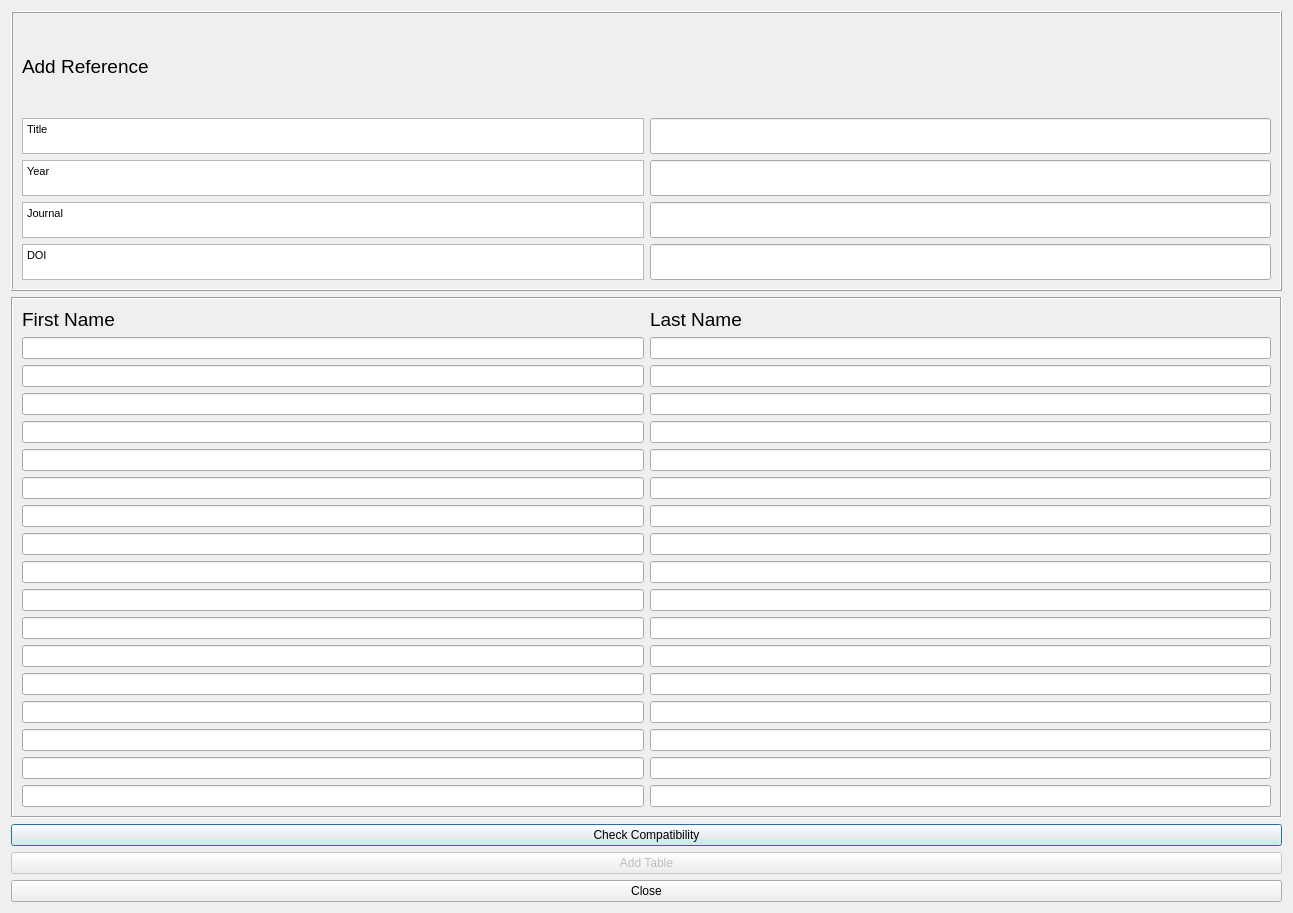
<?xml version="1.0" encoding="UTF-8"?>
<ui version="4.0">
 <class>Dialog</class>
 <widget class="QDialog" name="Dialog">
  <property name="geometry">
   <rect>
    <x>0</x>
    <y>0</y>
    <width>1293</width>
    <height>913</height>
   </rect>
  </property>
  <property name="windowTitle">
   <string>Dialog</string>
  </property>
  <layout class="QGridLayout" name="gridLayout_3">
   <item row="0" column="0">
    <widget class="QFrame" name="frame1">
     <property name="frameShape">
      <enum>QFrame::Box</enum>
     </property>
     <property name="frameShadow">
      <enum>QFrame::Raised</enum>
     </property>
     <layout class="QGridLayout" name="gridLayout_2">
      <item row="0" column="0">
       <widget class="QLabel" name="label_42">
        <property name="text">
         <string>&lt;!DOCTYPE HTML PUBLIC &quot;-//W3C//DTD HTML 4.0//EN&quot; &quot;http://www.w3.org/TR/REC-html40/strict.dtd&quot;&gt;
&lt;html&gt;&lt;head&gt;&lt;meta name=&quot;qrichtext&quot; content=&quot;1&quot; /&gt;&lt;style type=&quot;text/css&quot;&gt;
p, li { white-space: pre-wrap; }
&lt;/style&gt;&lt;/head&gt;&lt;body style=&quot; font-family:'MS Shell Dlg 2'; font-size:8pt; font-weight:400; font-style:normal;&quot;&gt;
&lt;p style=&quot; margin-top:0px; margin-bottom:0px; margin-left:0px; margin-right:0px; -qt-block-indent:0; text-indent:0px;&quot;&gt;&lt;span style=&quot; font-size:14pt;&quot;&gt;Add Reference&lt;/span&gt;&lt;/p&gt;&lt;/body&gt;&lt;/html&gt;</string>
        </property>
       </widget>
      </item>
      <item row="1" column="0">
       <widget class="QTextBrowser" name="textBrowser_Surface">
        <property name="sizePolicy">
         <sizepolicy hsizetype="Expanding" vsizetype="Fixed">
          <horstretch>0</horstretch>
          <verstretch>0</verstretch>
         </sizepolicy>
        </property>
        <property name="maximumSize">
         <size>
          <width>16777215</width>
          <height>36</height>
         </size>
        </property>
        <property name="html">
         <string>&lt;!DOCTYPE HTML PUBLIC &quot;-//W3C//DTD HTML 4.0//EN&quot; &quot;http://www.w3.org/TR/REC-html40/strict.dtd&quot;&gt;
&lt;html&gt;&lt;head&gt;&lt;meta name=&quot;qrichtext&quot; content=&quot;1&quot; /&gt;&lt;style type=&quot;text/css&quot;&gt;
p, li { white-space: pre-wrap; }
&lt;/style&gt;&lt;/head&gt;&lt;body style=&quot; font-family:'MS Shell Dlg 2'; font-size:12pt; font-weight:400; font-style:normal;&quot;&gt;
&lt;p style=&quot; margin-top:0px; margin-bottom:0px; margin-left:0px; margin-right:0px; -qt-block-indent:0; text-indent:0px;&quot;&gt;&lt;span style=&quot; font-size:8pt;&quot;&gt;Title&lt;/span&gt;&lt;/p&gt;&lt;/body&gt;&lt;/html&gt;</string>
        </property>
       </widget>
      </item>
      <item row="4" column="0">
       <widget class="QTextBrowser" name="textBrowserOrig_2">
        <property name="sizePolicy">
         <sizepolicy hsizetype="Expanding" vsizetype="Fixed">
          <horstretch>0</horstretch>
          <verstretch>0</verstretch>
         </sizepolicy>
        </property>
        <property name="maximumSize">
         <size>
          <width>16777215</width>
          <height>36</height>
         </size>
        </property>
        <property name="html">
         <string>&lt;!DOCTYPE HTML PUBLIC &quot;-//W3C//DTD HTML 4.0//EN&quot; &quot;http://www.w3.org/TR/REC-html40/strict.dtd&quot;&gt;
&lt;html&gt;&lt;head&gt;&lt;meta name=&quot;qrichtext&quot; content=&quot;1&quot; /&gt;&lt;style type=&quot;text/css&quot;&gt;
p, li { white-space: pre-wrap; }
&lt;/style&gt;&lt;/head&gt;&lt;body style=&quot; font-family:'MS Shell Dlg 2'; font-size:12pt; font-weight:400; font-style:normal;&quot;&gt;
&lt;p style=&quot; margin-top:0px; margin-bottom:0px; margin-left:0px; margin-right:0px; -qt-block-indent:0; text-indent:0px;&quot;&gt;&lt;span style=&quot; font-size:8pt;&quot;&gt;DOI&lt;/span&gt;&lt;/p&gt;&lt;/body&gt;&lt;/html&gt;</string>
        </property>
       </widget>
      </item>
      <item row="2" column="1">
       <widget class="QgsFilterLineEdit" name="textEditYear">
        <property name="maximumSize">
         <size>
          <width>16777215</width>
          <height>36</height>
         </size>
        </property>
        <property name="inputMethodHints">
         <set>Qt::ImhNone</set>
        </property>
        <property name="qgisRelation" stdset="0">
         <string notr="true"/>
        </property>
       </widget>
      </item>
      <item row="3" column="0">
       <widget class="QTextBrowser" name="textBrowserOrig">
        <property name="sizePolicy">
         <sizepolicy hsizetype="Expanding" vsizetype="Fixed">
          <horstretch>0</horstretch>
          <verstretch>0</verstretch>
         </sizepolicy>
        </property>
        <property name="maximumSize">
         <size>
          <width>16777215</width>
          <height>36</height>
         </size>
        </property>
        <property name="html">
         <string>&lt;!DOCTYPE HTML PUBLIC &quot;-//W3C//DTD HTML 4.0//EN&quot; &quot;http://www.w3.org/TR/REC-html40/strict.dtd&quot;&gt;
&lt;html&gt;&lt;head&gt;&lt;meta name=&quot;qrichtext&quot; content=&quot;1&quot; /&gt;&lt;style type=&quot;text/css&quot;&gt;
p, li { white-space: pre-wrap; }
&lt;/style&gt;&lt;/head&gt;&lt;body style=&quot; font-family:'MS Shell Dlg 2'; font-size:12pt; font-weight:400; font-style:normal;&quot;&gt;
&lt;p style=&quot; margin-top:0px; margin-bottom:0px; margin-left:0px; margin-right:0px; -qt-block-indent:0; text-indent:0px;&quot;&gt;&lt;span style=&quot; font-size:8pt;&quot;&gt;Journal&lt;/span&gt;&lt;/p&gt;&lt;/body&gt;&lt;/html&gt;</string>
        </property>
       </widget>
      </item>
      <item row="1" column="1">
       <widget class="QgsFilterLineEdit" name="textEditTitle">
        <property name="maximumSize">
         <size>
          <width>16777215</width>
          <height>36</height>
         </size>
        </property>
        <property name="inputMethodHints">
         <set>Qt::ImhNone</set>
        </property>
        <property name="qgisRelation" stdset="0">
         <string notr="true"/>
        </property>
       </widget>
      </item>
      <item row="2" column="0">
       <widget class="QTextBrowser" name="textBrowserDesc">
        <property name="sizePolicy">
         <sizepolicy hsizetype="Expanding" vsizetype="Fixed">
          <horstretch>0</horstretch>
          <verstretch>0</verstretch>
         </sizepolicy>
        </property>
        <property name="maximumSize">
         <size>
          <width>16777215</width>
          <height>36</height>
         </size>
        </property>
        <property name="html">
         <string>&lt;!DOCTYPE HTML PUBLIC &quot;-//W3C//DTD HTML 4.0//EN&quot; &quot;http://www.w3.org/TR/REC-html40/strict.dtd&quot;&gt;
&lt;html&gt;&lt;head&gt;&lt;meta name=&quot;qrichtext&quot; content=&quot;1&quot; /&gt;&lt;style type=&quot;text/css&quot;&gt;
p, li { white-space: pre-wrap; }
&lt;/style&gt;&lt;/head&gt;&lt;body style=&quot; font-family:'MS Shell Dlg 2'; font-size:12pt; font-weight:400; font-style:normal;&quot;&gt;
&lt;p style=&quot; margin-top:0px; margin-bottom:0px; margin-left:0px; margin-right:0px; -qt-block-indent:0; text-indent:0px;&quot;&gt;&lt;span style=&quot; font-size:8pt;&quot;&gt;Year&lt;/span&gt;&lt;/p&gt;&lt;/body&gt;&lt;/html&gt;</string>
        </property>
       </widget>
      </item>
      <item row="3" column="1">
       <widget class="QgsFilterLineEdit" name="textEditJournal">
        <property name="maximumSize">
         <size>
          <width>16777215</width>
          <height>36</height>
         </size>
        </property>
        <property name="qgisRelation" stdset="0">
         <string notr="true"/>
        </property>
       </widget>
      </item>
      <item row="4" column="1">
       <widget class="QgsFilterLineEdit" name="textEditDOI">
        <property name="maximumSize">
         <size>
          <width>16777215</width>
          <height>36</height>
         </size>
        </property>
        <property name="qgisRelation" stdset="0">
         <string notr="true"/>
        </property>
       </widget>
      </item>
     </layout>
    </widget>
   </item>
   <item row="1" column="0">
    <widget class="QFrame" name="frame">
     <property name="frameShape">
      <enum>QFrame::Box</enum>
     </property>
     <property name="frameShadow">
      <enum>QFrame::Sunken</enum>
     </property>
     <layout class="QGridLayout" name="gridLayout">
      <item row="0" column="1">
       <widget class="QLabel" name="label_2">
        <property name="font">
         <font>
          <pointsize>14</pointsize>
         </font>
        </property>
        <property name="frameShape">
         <enum>QFrame::NoFrame</enum>
        </property>
        <property name="frameShadow">
         <enum>QFrame::Sunken</enum>
        </property>
        <property name="text">
         <string>Last Name</string>
        </property>
       </widget>
      </item>
      <item row="0" column="0">
       <widget class="QLabel" name="label">
        <property name="font">
         <font>
          <pointsize>14</pointsize>
         </font>
        </property>
        <property name="text">
         <string>First Name</string>
        </property>
       </widget>
      </item>
      <item row="1" column="1">
       <widget class="QgsFilterLineEdit" name="textEditLN0_0">
        <property name="maximumSize">
         <size>
          <width>16777215</width>
          <height>36</height>
         </size>
        </property>
        <property name="qgisRelation" stdset="0">
         <string notr="true"/>
        </property>
       </widget>
      </item>
      <item row="2" column="1">
       <widget class="QgsFilterLineEdit" name="textEditLN0_1">
        <property name="maximumSize">
         <size>
          <width>16777215</width>
          <height>36</height>
         </size>
        </property>
        <property name="qgisRelation" stdset="0">
         <string notr="true"/>
        </property>
       </widget>
      </item>
      <item row="3" column="1">
       <widget class="QgsFilterLineEdit" name="textEditLN0_2">
        <property name="maximumSize">
         <size>
          <width>16777215</width>
          <height>36</height>
         </size>
        </property>
        <property name="qgisRelation" stdset="0">
         <string notr="true"/>
        </property>
       </widget>
      </item>
      <item row="4" column="1">
       <widget class="QgsFilterLineEdit" name="textEditLN0_3">
        <property name="maximumSize">
         <size>
          <width>16777215</width>
          <height>36</height>
         </size>
        </property>
        <property name="qgisRelation" stdset="0">
         <string notr="true"/>
        </property>
       </widget>
      </item>
      <item row="5" column="1">
       <widget class="QgsFilterLineEdit" name="textEditLN0_4">
        <property name="maximumSize">
         <size>
          <width>16777215</width>
          <height>36</height>
         </size>
        </property>
        <property name="qgisRelation" stdset="0">
         <string notr="true"/>
        </property>
       </widget>
      </item>
      <item row="6" column="1">
       <widget class="QgsFilterLineEdit" name="textEditLN0_5">
        <property name="maximumSize">
         <size>
          <width>16777215</width>
          <height>36</height>
         </size>
        </property>
        <property name="qgisRelation" stdset="0">
         <string notr="true"/>
        </property>
       </widget>
      </item>
      <item row="7" column="1">
       <widget class="QgsFilterLineEdit" name="textEditLN0_6">
        <property name="maximumSize">
         <size>
          <width>16777215</width>
          <height>36</height>
         </size>
        </property>
        <property name="qgisRelation" stdset="0">
         <string notr="true"/>
        </property>
       </widget>
      </item>
      <item row="8" column="1">
       <widget class="QgsFilterLineEdit" name="textEditLN0_7">
        <property name="maximumSize">
         <size>
          <width>16777215</width>
          <height>36</height>
         </size>
        </property>
        <property name="qgisRelation" stdset="0">
         <string notr="true"/>
        </property>
       </widget>
      </item>
      <item row="9" column="1">
       <widget class="QgsFilterLineEdit" name="textEditLN0_8">
        <property name="maximumSize">
         <size>
          <width>16777215</width>
          <height>36</height>
         </size>
        </property>
        <property name="qgisRelation" stdset="0">
         <string notr="true"/>
        </property>
       </widget>
      </item>
      <item row="10" column="1">
       <widget class="QgsFilterLineEdit" name="textEditLN0_9">
        <property name="maximumSize">
         <size>
          <width>16777215</width>
          <height>36</height>
         </size>
        </property>
        <property name="qgisRelation" stdset="0">
         <string notr="true"/>
        </property>
       </widget>
      </item>
      <item row="11" column="1">
       <widget class="QgsFilterLineEdit" name="textEditLN0_10">
        <property name="maximumSize">
         <size>
          <width>16777215</width>
          <height>36</height>
         </size>
        </property>
        <property name="qgisRelation" stdset="0">
         <string notr="true"/>
        </property>
       </widget>
      </item>
      <item row="12" column="1">
       <widget class="QgsFilterLineEdit" name="textEditLN0_11">
        <property name="maximumSize">
         <size>
          <width>16777215</width>
          <height>36</height>
         </size>
        </property>
        <property name="qgisRelation" stdset="0">
         <string notr="true"/>
        </property>
       </widget>
      </item>
      <item row="13" column="1">
       <widget class="QgsFilterLineEdit" name="textEditLN0_12">
        <property name="maximumSize">
         <size>
          <width>16777215</width>
          <height>36</height>
         </size>
        </property>
        <property name="qgisRelation" stdset="0">
         <string notr="true"/>
        </property>
       </widget>
      </item>
      <item row="14" column="1">
       <widget class="QgsFilterLineEdit" name="textEditLN0_13">
        <property name="maximumSize">
         <size>
          <width>16777215</width>
          <height>36</height>
         </size>
        </property>
        <property name="qgisRelation" stdset="0">
         <string notr="true"/>
        </property>
       </widget>
      </item>
      <item row="15" column="1">
       <widget class="QgsFilterLineEdit" name="textEditLN0_14">
        <property name="maximumSize">
         <size>
          <width>16777215</width>
          <height>36</height>
         </size>
        </property>
        <property name="qgisRelation" stdset="0">
         <string notr="true"/>
        </property>
       </widget>
      </item>
      <item row="16" column="1">
       <widget class="QgsFilterLineEdit" name="textEditLN0_15">
        <property name="maximumSize">
         <size>
          <width>16777215</width>
          <height>36</height>
         </size>
        </property>
        <property name="qgisRelation" stdset="0">
         <string notr="true"/>
        </property>
       </widget>
      </item>
      <item row="17" column="1">
       <widget class="QgsFilterLineEdit" name="textEditLN0_16">
        <property name="maximumSize">
         <size>
          <width>16777215</width>
          <height>36</height>
         </size>
        </property>
        <property name="qgisRelation" stdset="0">
         <string notr="true"/>
        </property>
       </widget>
      </item>
      <item row="1" column="0">
       <widget class="QgsFilterLineEdit" name="textEditFN_0">
        <property name="maximumSize">
         <size>
          <width>16777215</width>
          <height>36</height>
         </size>
        </property>
        <property name="qgisRelation" stdset="0">
         <string notr="true"/>
        </property>
       </widget>
      </item>
      <item row="2" column="0">
       <widget class="QgsFilterLineEdit" name="textEditFN_1">
        <property name="maximumSize">
         <size>
          <width>16777215</width>
          <height>36</height>
         </size>
        </property>
        <property name="qgisRelation" stdset="0">
         <string notr="true"/>
        </property>
       </widget>
      </item>
      <item row="3" column="0">
       <widget class="QgsFilterLineEdit" name="textEditFN_2">
        <property name="maximumSize">
         <size>
          <width>16777215</width>
          <height>36</height>
         </size>
        </property>
        <property name="qgisRelation" stdset="0">
         <string notr="true"/>
        </property>
       </widget>
      </item>
      <item row="4" column="0">
       <widget class="QgsFilterLineEdit" name="textEditFN_3">
        <property name="maximumSize">
         <size>
          <width>16777215</width>
          <height>36</height>
         </size>
        </property>
        <property name="qgisRelation" stdset="0">
         <string notr="true"/>
        </property>
       </widget>
      </item>
      <item row="5" column="0">
       <widget class="QgsFilterLineEdit" name="textEditFN_4">
        <property name="maximumSize">
         <size>
          <width>16777215</width>
          <height>36</height>
         </size>
        </property>
        <property name="qgisRelation" stdset="0">
         <string notr="true"/>
        </property>
       </widget>
      </item>
      <item row="6" column="0">
       <widget class="QgsFilterLineEdit" name="textEditFN_5">
        <property name="maximumSize">
         <size>
          <width>16777215</width>
          <height>36</height>
         </size>
        </property>
        <property name="qgisRelation" stdset="0">
         <string notr="true"/>
        </property>
       </widget>
      </item>
      <item row="7" column="0">
       <widget class="QgsFilterLineEdit" name="textEditFN_6">
        <property name="maximumSize">
         <size>
          <width>16777215</width>
          <height>36</height>
         </size>
        </property>
        <property name="qgisRelation" stdset="0">
         <string notr="true"/>
        </property>
       </widget>
      </item>
      <item row="8" column="0">
       <widget class="QgsFilterLineEdit" name="textEditFN_7">
        <property name="maximumSize">
         <size>
          <width>16777215</width>
          <height>36</height>
         </size>
        </property>
        <property name="qgisRelation" stdset="0">
         <string notr="true"/>
        </property>
       </widget>
      </item>
      <item row="9" column="0">
       <widget class="QgsFilterLineEdit" name="textEditFN_8">
        <property name="maximumSize">
         <size>
          <width>16777215</width>
          <height>36</height>
         </size>
        </property>
        <property name="qgisRelation" stdset="0">
         <string notr="true"/>
        </property>
       </widget>
      </item>
      <item row="10" column="0">
       <widget class="QgsFilterLineEdit" name="textEditFN_9">
        <property name="maximumSize">
         <size>
          <width>16777215</width>
          <height>36</height>
         </size>
        </property>
        <property name="qgisRelation" stdset="0">
         <string notr="true"/>
        </property>
       </widget>
      </item>
      <item row="11" column="0">
       <widget class="QgsFilterLineEdit" name="textEditFN_10">
        <property name="maximumSize">
         <size>
          <width>16777215</width>
          <height>36</height>
         </size>
        </property>
        <property name="qgisRelation" stdset="0">
         <string notr="true"/>
        </property>
       </widget>
      </item>
      <item row="12" column="0">
       <widget class="QgsFilterLineEdit" name="textEditFN_11">
        <property name="maximumSize">
         <size>
          <width>16777215</width>
          <height>36</height>
         </size>
        </property>
        <property name="qgisRelation" stdset="0">
         <string notr="true"/>
        </property>
       </widget>
      </item>
      <item row="13" column="0">
       <widget class="QgsFilterLineEdit" name="textEditFN_12">
        <property name="maximumSize">
         <size>
          <width>16777215</width>
          <height>36</height>
         </size>
        </property>
        <property name="qgisRelation" stdset="0">
         <string notr="true"/>
        </property>
       </widget>
      </item>
      <item row="14" column="0">
       <widget class="QgsFilterLineEdit" name="textEditFN_13">
        <property name="maximumSize">
         <size>
          <width>16777215</width>
          <height>36</height>
         </size>
        </property>
        <property name="qgisRelation" stdset="0">
         <string notr="true"/>
        </property>
       </widget>
      </item>
      <item row="15" column="0">
       <widget class="QgsFilterLineEdit" name="textEditFN_14">
        <property name="maximumSize">
         <size>
          <width>16777215</width>
          <height>36</height>
         </size>
        </property>
        <property name="qgisRelation" stdset="0">
         <string notr="true"/>
        </property>
       </widget>
      </item>
      <item row="16" column="0">
       <widget class="QgsFilterLineEdit" name="textEditFN_15">
        <property name="maximumSize">
         <size>
          <width>16777215</width>
          <height>36</height>
         </size>
        </property>
        <property name="qgisRelation" stdset="0">
         <string notr="true"/>
        </property>
       </widget>
      </item>
      <item row="17" column="0">
       <widget class="QgsFilterLineEdit" name="textEditFN_16">
        <property name="maximumSize">
         <size>
          <width>16777215</width>
          <height>36</height>
         </size>
        </property>
        <property name="qgisRelation" stdset="0">
         <string notr="true"/>
        </property>
       </widget>
      </item>
     </layout>
    </widget>
   </item>
   <item row="2" column="0">
    <layout class="QGridLayout" name="gridLayout_8">
     <item row="0" column="0">
      <widget class="QPushButton" name="pushButtonCheck">
       <property name="text">
        <string>Check Compatibility</string>
       </property>
      </widget>
     </item>
     <item row="2" column="0">
      <widget class="QPushButton" name="pushButtonCancel">
       <property name="text">
        <string>Close</string>
       </property>
      </widget>
     </item>
     <item row="1" column="0">
      <widget class="QPushButton" name="pushButtonGen">
       <property name="enabled">
        <bool>false</bool>
       </property>
       <property name="text">
        <string>Add Table</string>
       </property>
      </widget>
     </item>
    </layout>
   </item>
  </layout>
 </widget>
 <customwidgets>
  <customwidget>
   <class>QgsFilterLineEdit</class>
   <extends>QLineEdit</extends>
   <header>qgsfilterlineedit.h</header>
  </customwidget>
 </customwidgets>
 <resources/>
 <connections/>
</ui>
